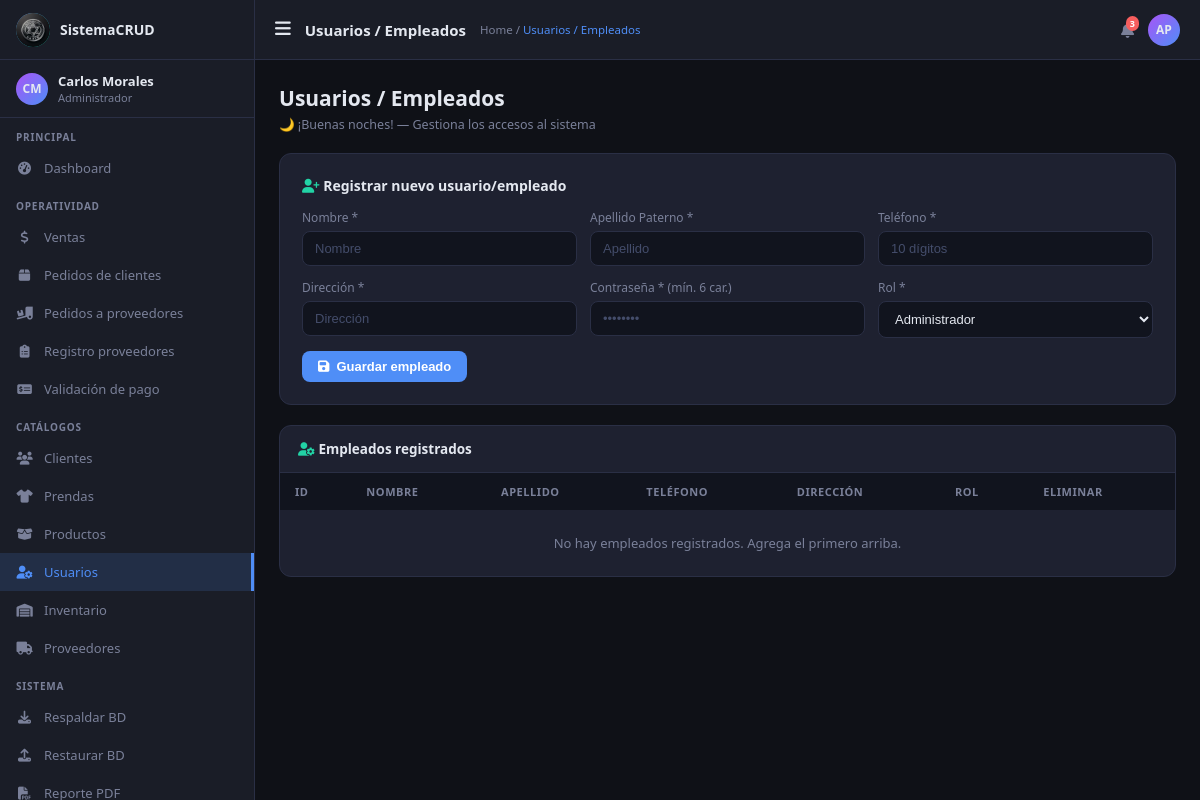
Before: /usuarios/index.php with the older database file.
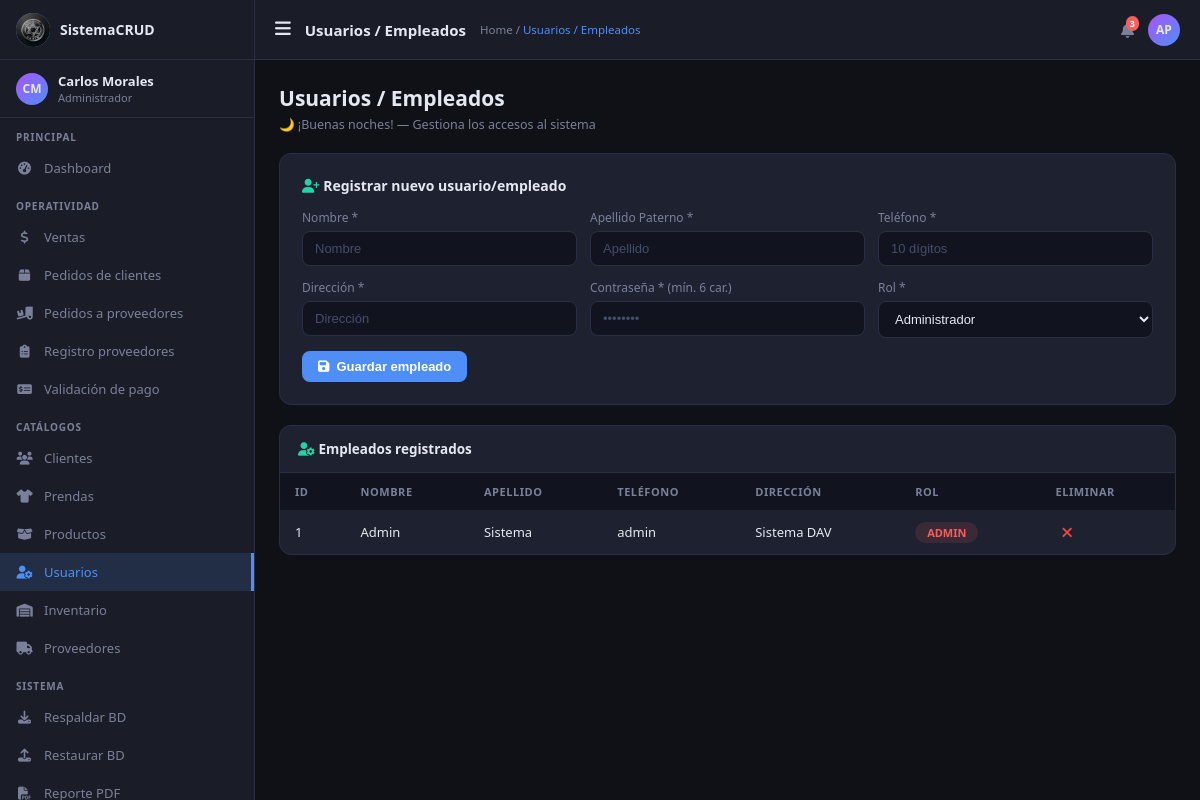
After: the same page with the newer database file.
### tables this page shows
CREATE TABLE `empleado` (
  `Id_empleado` int NOT NULL AUTO_INCREMENT,
  `Nombre` varchar(20) NOT NULL,
  `Ap_paterno` varchar(20) NOT NULL,
  `Telefono` varchar(10) NOT NULL,
  `Direccion` varchar(40) NOT NULL,
  `Contrasena` varchar(255) NOT NULL,
  `rol` varchar(20) NOT NULL,
  PRIMARY KEY (`Id_empleado`)
);

### usuarios/index.php (the view, shortened to what this page needs)
<?php
require("../Cliente/conexiondos.php");
$hora = (int)date('H');
if($hora >= 6 && $hora < 12)       $saludo = "☀️ ¡Buenos días!";
elseif($hora >= 12 && $hora < 19)  $saludo = "🌤️ ¡Buenas tardes!";
else                                $saludo = "🌙 ¡Buenas noches!";
$empleados = $mysqli->query("SELECT Id_empleado, Nombre, Ap_paterno, Telefono, Direccion, rol FROM empleado ORDER BY Id_empleado DESC");
$page_id    = 'usuarios';
$page_title = 'Usuarios / Empleados';
include("../Cliente/layout_header.php");
?>
<div class="ptitle">Usuarios / Empleados</div>
<div class="psub"><?php echo $saludo; ?> — Gestiona los accesos al sistema</div>
<div class="fcard" style="margin-bottom:20px">
  <div style="font-size:14px;font-weight:700;color:var(--text);margin-bottom:14px">
    <i class="fas fa-user-plus" style="color:var(--accent2)"></i> Registrar nuevo usuario/empleado
  </div>
  <form action="index.php" method="post">
    <div class="fgrid">
      <div class="fg"><label>Nombre *</label>
        <input class="fc" type="text" name="nombre" placeholder="Nombre" required>
      </div>
      <div class="fg"><label>Apellido Paterno *</label>
        <input class="fc" type="text" name="ap_paterno" placeholder="Apellido" required>
      </div>
      <div class="fg"><label>Teléfono *</label>
        <input class="fc" type="text" name="telefono" placeholder="10 dígitos" maxlength="10" required>
      </div>
      <div class="fg"><label>Dirección *</label>
        <input class="fc" type="text" name="direccion" placeholder="Dirección" required>
      </div>
      <div class="fg"><label>Contraseña * (mín. 6 car.)</label>
        <input class="fc" type="password" name="contrasena" placeholder="••••••••" required>
      </div>
      <div class="fg"><label>Rol *</label>
        <select class="fc" name="rol" required>
          <option value="admin">Administrador</option>
        </select>
      </div>
    </div>
    <button type="submit" class="btn btn-primary"><i class="fas fa-save"></i> Guardar empleado</button>
  </form>
</div>
<div class="tcard">
  <div class="tcard-hdr">
    <div class="tcard-ttl"><i class="fas fa-user-gear" style="color:var(--accent2)"></i> Empleados registrados</div>
  </div>
  <table>
    <thead>
      <tr><th>ID</th><th>Nombre</th><th>Apellido</th><th>Teléfono</th><th>Dirección</th><th>Rol</th><th>Eliminar</th></tr>
    </thead>
    <tbody>
    <?php
    $num = 0;
    $roles_color = ['admin'=>'#f75e5e','vendedor'=>'#4f8ef7','almacen'=>'#f7c948','contador'=>'#22d3a5'];
    while($row = $empleados->fetch_assoc()):
        $num++;
        $rc = $roles_color[$row['rol']] ?? '#7a8099';
    ?>
    <tr>
      <td><?php echo $row['Id_empleado']; ?></td>
      <td><?php echo htmlspecialchars($row['Nombre']); ?></td>
      <td><?php echo htmlspecialchars($row['Ap_paterno']); ?></td>
      <td><?php echo htmlspecialchars($row['Telefono']); ?></td>
      <td><?php echo htmlspecialchars($row['Direccion']); ?></td>
      <td>
        <span style="background:<?php echo $rc; ?>22;color:<?php echo $rc; ?>;padding:3px 12px;border-radius:20px;font-size:11px;font-weight:800;text-transform:uppercase">
          <?php echo htmlspecialchars($row['rol']); ?>
        </span>
      </td>
      <td>
        <a href="index.php?del=<?php echo $row['Id_empleado']; ?>" class="ib ib-del"
           onclick="return confirm('¿Eliminar a <?php echo addslashes($row['Nombre']); ?>? Esta acción revocará su acceso.')">
          <i class="fas fa-times"></i>
        </a>
      </td>
    </tr>
    <?php endwhile; ?>
    <?php if($num===0): ?>
    <tr><td colspan="7" style="text-align:center;color:var(--muted);padding:24px">No hay empleados registrados. Agrega el primero arriba.</td></tr>
    <?php endif; ?>
    </tbody>
  </table>
</div>
<?php include("../Cliente/layout_footer.php"); ?>

### Cliente/layout_header.php (shortened to what this page needs)
<!DOCTYPE html>
<html lang="es">
<head>
  <link href="https://cdnjs.cloudflare.com/ajax/libs/font-awesome/6.4.0/css/all.min.css" rel="stylesheet">
</head>
<body>
  <nav id="sb">
    <div class="sb-head">
      <div class="logo-c"><img src="../Cliente/logo.jpeg" style="width:34px;height:34px;border-radius:50%;object-fit:cover;" onerror="this.style.display='none';this.parentElement.textContent='⚙'"></div>
      <div class="logo-t">SistemaCRUD</div>
    </div>
    <div class="sb-user">
      <div class="av">CM</div>
      <div>
        <div class="un">Carlos Morales</div>
        <div class="ur">Administrador</div>
      </div>
    </div>
    <div class="sb-lbl">Principal</div>
    <a href="../Cliente/dashboard.php" class="ni <?php echo (isset($page_id) && $page_id == 'dashboard') ? 'act' : ''; ?>">
      <i class="fas fa-tachometer-alt"></i><span>Dashboard</span>
    </a>
    <div class="sb-lbl">Operatividad</div>
    <a href="../Venta/index.php" class="ni <?php echo (isset($page_id) && $page_id == 'ventas') ? 'act' : ''; ?>">
      <i class="fas fa-dollar-sign"></i><span>Ventas</span>
    </a>
    <a href="../pedidosclientes/index.php" class="ni <?php echo (isset($page_id) && $page_id == 'pedidos_clientes') ? 'act' : ''; ?>">
      <i class="fas fa-box"></i><span>Pedidos de clientes</span>
    </a>
    <a href="../pedidosproveedores/index.php" class="ni <?php echo (isset($page_id) && $page_id == 'ped_proveedores') ? 'act' : ''; ?>">
      <i class="fas fa-truck-loading"></i><span>Pedidos a proveedores</span>
    </a>
    <a href="../registroproveedores/index.php" class="ni <?php echo (isset($page_id) && $page_id == 'reg_proveedores') ? 'act' : ''; ?>">
      <i class="fas fa-clipboard-list"></i><span>Registro proveedores</span>
    </a>
    <a href="../validacionpago/index.php" class="ni <?php echo (isset($page_id) && $page_id == 'val_pago') ? 'act' : ''; ?>">
      <i class="fas fa-money-check-dollar"></i><span>Validación de pago</span>
    </a>
    <div class="sb-lbl">Catálogos</div>
    <a href="../Cliente/index.php" class="ni <?php echo (isset($page_id) && $page_id == 'clientes') ? 'act' : ''; ?>">
      <i class="fas fa-users"></i><span>Clientes</span>
    </a>
    <a href="../prenda/index.php" class="ni <?php echo (isset($page_id) && $page_id == 'prendas') ? 'act' : ''; ?>">
      <i class="fas fa-shirt"></i><span>Prendas</span>
    </a>
    <a href="../productos/index.php" class="ni <?php echo (isset($page_id) && $page_id == 'productos') ? 'act' : ''; ?>">
      <i class="fas fa-box-open"></i><span>Productos</span>
    </a>
    <a href="../usuarios/index.php" class="ni <?php echo (isset($page_id) && $page_id == 'usuarios') ? 'act' : ''; ?>">
      <i class="fas fa-user-gear"></i><span>Usuarios</span>
    </a>
    <a href="../inventario/index.php" class="ni <?php echo (isset($page_id) && $page_id == 'inventario') ? 'act' : ''; ?>">
      <i class="fas fa-warehouse"></i><span>Inventario</span>
    </a>
    <a href="#" class="ni">
      <i class="fas fa-truck"></i><span>Proveedores</span>
    </a>
    <div class="sb-lbl">Sistema</div>
    <a href="../Cliente/respaldo.php" class="ni <?php echo (isset($page_id) && $page_id == 'respaldo') ? 'act' : ''; ?>">
      <i class="fas fa-download"></i><span>Respaldar BD</span>
    </a>
    <a href="../Cliente/restaurar.php" class="ni <?php echo (isset($page_id) && $page_id == 'restaurar') ? 'act' : ''; ?>">
      <i class="fas fa-upload"></i><span>Restaurar BD</span>
    </a>
    <a href="../Cliente/reporte.php" class="ni <?php echo (isset($page_id) && $page_id == 'reporte') ? 'act' : ''; ?>">
      <i class="fas fa-file-pdf"></i><span>Reporte PDF</span>
    </a>
  </nav>
  <div id="main">
    <div class="topbar">
      <button class="tb-toggle" onclick="toggleSB()"><i class="fas fa-bars"></i></button>
      <div class="tb-title"><?php echo isset($page_title) ? $page_title : 'Sistema'; ?></div>
      <div style="font-size:11.5px;color:var(--muted)">
        Home / <span style="color:var(--accent)"><?php echo isset($page_title) ? $page_title : ''; ?></span>
      </div>
      <div class="tb-right">
        <div class="tb-icon"><i class="fas fa-bell"></i><span class="bdot">3</span></div>
        <div class="av" style="cursor:pointer">AP</div>
      </div>
    </div>
    <div id="content">

### Cliente/layout_footer.php (shortened to what this page needs)
  </div>
</div>
</body>
</html>

Changed rows visible on the page:
added empleado: Id_empleado "1", Nombre "Admin", Ap_paterno "Sistema", Telefono "admin", Direccion "Sistema DAV", rol "ADMIN"
Other visible differences:
text no longer shown: "No hay empleados registrados. Agrega el primero arriba."
